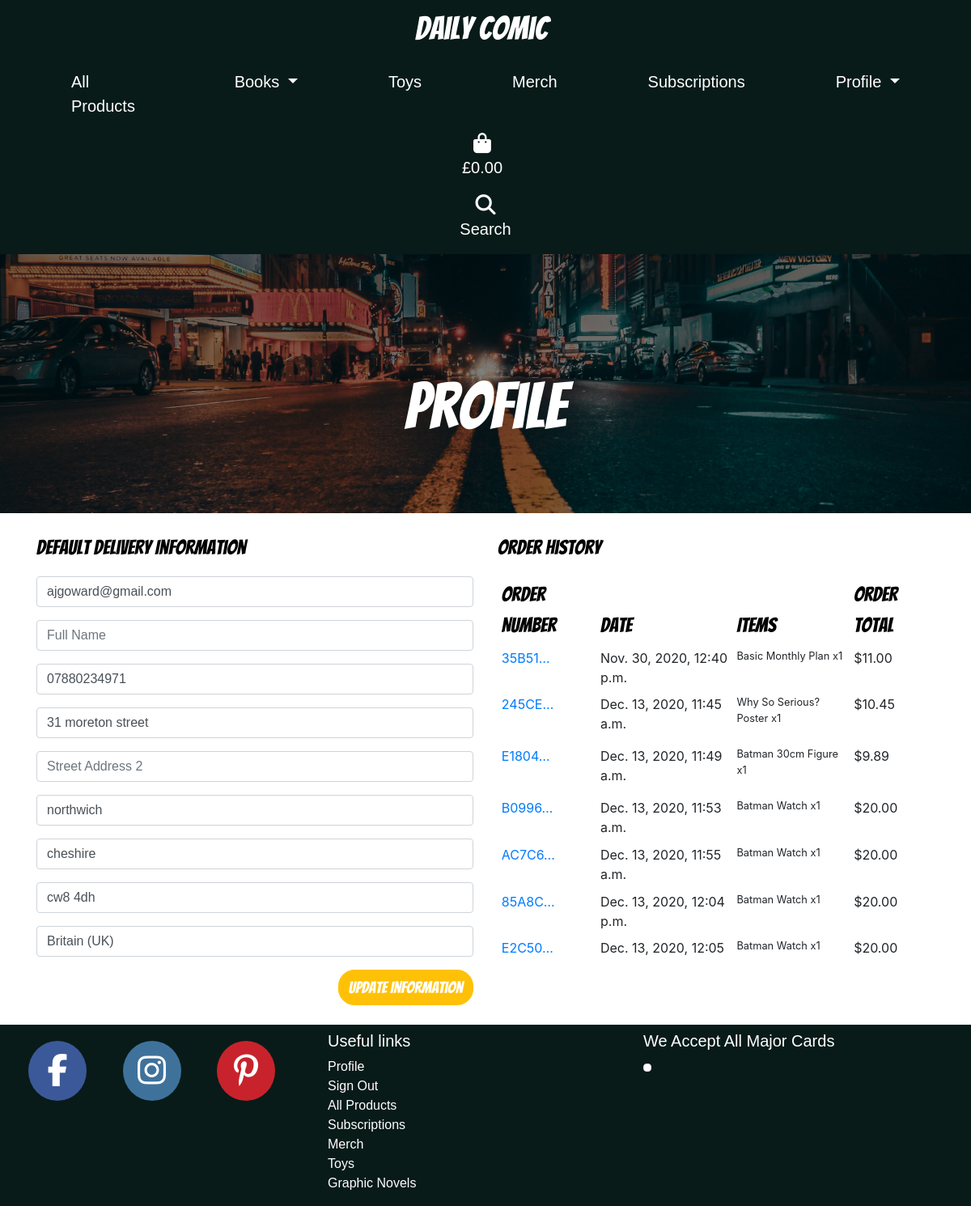
/profile/ (signed in), run on the app's committed database.
### profiles/models.py (models this page shows, shortened)
class  Userprofiles(models.Model):
    user = models.OneToOneField(User, on_delete=models.CASCADE)
    default_email = models.CharField(max_length=80,
                                               null=True, blank=True)
    default_full_name = models.CharField(max_length=80,
                                               null=True, blank=True)
    default_phone_number = models.CharField(max_length=20,
                                            null=True, blank=True)
    default_street_address1 = models.CharField(max_length=80,
                                               null=True, blank=True)
    default_street_address2 = models.CharField(max_length=80,
                                               null=True, blank=True)
    default_town_or_city = models.CharField(max_length=40,
                                            null=True, blank=True)
    default_county = models.CharField(max_length=80,
                                      null=True, blank=True)
    default_postcode = models.CharField(max_length=20,
                                        null=True, blank=True)
    default_country = CountryField(blank_label='Country',
                                   null=True, blank=True)

### checkout/models.py (models this page shows, shortened)
class Order(models.Model):
    order_number = models.CharField(max_length=32, null=False, editable=False)
    user_profile = models.ForeignKey(
        Userprofiles, on_delete=models.SET_NULL, null=True,
        blank=True, related_name='orders')
    full_name = models.CharField(max_length=50, null=False, blank=False)
    email = models.EmailField(max_length=254, null=False, blank=False)
    phone_number = models.CharField(max_length=20, null=False, blank=False)
    country = CountryField(blank_label="Country *", null=False, blank=False)
    postcode = models.CharField(max_length=20, null=True, blank=True)
    town_or_city = models.CharField(max_length=40, null=False, blank=False)
    street_address1 = models.CharField(max_length=80, null=False, blank=False)
    street_address2 = models.CharField(max_length=80, null=True, blank=True)
    county = models.CharField(max_length=80, null=True, blank=True)
    date = models.DateTimeField(auto_now_add=True)
    delivery_cost = models.DecimalField(
        max_digits=6, decimal_places=2, null=False, default=0)
    order_total = models.DecimalField(
        max_digits=10, decimal_places=2, null=False, default=0)
    grand_total = models.DecimalField(
        max_digits=10, decimal_places=2, null=False, default=0)
    original_bag = models.TextField(null=False, blank=False, default='')
    stripe_pid = models.CharField(
        max_length=254, null=False, blank=False, default='')

class OrderLineItem(models.Model):
    order = models.ForeignKey(
        Order, null=False, blank=False, on_delete=models.CASCADE, related_name='lineitems')
    product = models.ForeignKey(
        Product, null=False, blank=False, on_delete=models.CASCADE)
    sub_id = models.CharField(max_length=254, blank=True)
    product_size = models.CharField(
        max_length=2, null=True, blank=True)  # XS, S, M, L, XL
    quantity = models.IntegerField(null=False, blank=False, default=0)
    lineitem_total = models.DecimalField(
        max_digits=6, decimal_places=2,
        null=False, blank=False, editable=False)

### products/models.py (models this page shows, shortened)
class Product(models.Model):
    category = models.ForeignKey(
        'Category', null=True, blank=True, on_delete=models.SET_NULL)
    sku = models.CharField(max_length=254, blank=True)
    name = models.CharField(max_length=254)
    universe = models.CharField(max_length=254, blank=True)
    hero = models.CharField(max_length=254, blank=True)
    author = models.CharField(max_length=254, blank=True)
    artist = models.CharField(max_length=254, blank=True)
    publishedby = models.CharField(max_length=254, blank=True)
    description = models.TextField()
    has_sizes = models.BooleanField(default=False, null=True, blank=True)
    is_subscription = models.BooleanField(default=False, null=True, blank=True)
    sub_id = models.CharField(max_length=254, blank=True)
    rrp = models.DecimalField(max_digits=6, decimal_places=2)
    price = models.DecimalField(max_digits=6, decimal_places=2)
    image_url = models.URLField(
        max_length=1024, blank=True)
    image = models.ImageField(blank=True)

### profiles/views.py (the view)
# urls.py: path('', views.theProfile, name='theprofile'),
def theProfile(request):
    profile = get_object_or_404(Userprofiles, user=request.user)
    if request.method == 'POST':
        form = ProfileForm(request.POST, instance=profile)
        if form.is_valid():
            form.save()
            messages.success(
                request, 'Successfully updated your details!')
    orders = profile.orders.all()
    template = 'profiles/theprofile.html'
    form = ProfileForm(instance=profile)
    context = {
        'form': form,
        'orders': orders,
        'on_profile': True,
    }
    return render(request, template, context)

### profiles/forms.py
class ProfileForm(forms.ModelForm):
    class Meta:
        model = Userprofiles
        exclude = ('user',)
    def __init__(self, *args, **kwargs):
        super().__init__(*args, **kwargs)
        placeholders = {
            'default_email': 'email',
            'default_full_name': 'Full Name',
            'default_phone_number': 'Phone Number',
            'default_country': 'Country',
            'default_postcode': 'Postal Code',
            'default_town_or_city': 'Town or City',
            'default_street_address1': 'Street Address 1',
            'default_street_address2': 'Street Address 2',
            'default_county': 'County',
        }
        self.fields['default_phone_number'].widget.attrs['autofocus'] = True
        for field in self.fields:
            if self.fields[field].required:
                placeholder = f'{placeholders[field]} *'
            else:
                placeholder = placeholders[field]
            self.fields[field].widget.attrs['placeholder'] = placeholder
            self.fields[field].widget.attrs['class'] = ''
            self.fields[field].label = False

### bag/contexts.py (called while the page is built, shortened)
def basket_contents(request):
    bag_items = []
    total = 0
    product_count = 0
    bag = request.session.get('bag', {})
    if total < settings.FREE_DELIVERY_THRESHOLD:
        delivery = total * Decimal(settings.STANDARD_DELIVERY_PERCENTAGE / 100)
        free_delivery_delta = settings.FREE_DELIVERY_THRESHOLD - total
    else:
        delivery = 0
        free_delivery_delta = 0
    grand_total = delivery + total
    context = {
        'bag_items': bag_items,
        'total': total,
        'product_count': product_count,
        'delivery': delivery,
        'free_delivery_delta': free_delivery_delta,
        'free_delivery_threshold': settings.FREE_DELIVERY_THRESHOLD,
        'grand_total': grand_total,
    }
    return context

### profiles/templates/profiles/theprofile.html (shortened to what this page needs)
{% extends "base.html" %}
{% load static %}
{% block extra_css %}
    <link rel="stylesheet" href="{% static 'profiles/css/profiles.css' %}">
{% endblock %}
{% block content %}
    <div class="hero-image1">
	<div class="hero-text">
    <h1>Profile</h1>
	</div>
</div>
<div class="container warpper">
	<div class="row mb-4">
		<div class="col-12 col-lg-6 mt-4">
			<p class="product-title">Default Delivery Information</p>
			<form class="mt-3 product-text" action="{% url 'theprofile' %}" method="POST" id="profile-update-form">
				{{ form|crispy }}
				<button class="btn btn-warning produtPageButton float-right">Update Information</button>
			</form>
		</div>
		<div class="col-12 col-lg-6 mt-4 mb-4">
			<p class="product-title">Order History</p>
			<div class="order-history table-responsive">
				<table class="table table-sm table-borderless">
					<thead class="product-title table-head">
						<tr>
							<th>Order Number</th>
							<th>Date</th>
							<th>Items</th>
							<th>Order Total</th>
						</tr>
					</thead>
					<tbody>
				 {% for order in orders %}
                                <tr>
                                    <td>
                                        <a href="{% url 'order_history' order.order_number %}"
                                        title="{{ order.order_number }}">
                                            {{ order.order_number|truncatechars:6 }}
                                        </a>
                                    </td>
                                    <td>{{ order.date }}</td>
                                    <td>
                                        <ul class="list-unstyled">
                                            {% for item in order.lineitems.all %}
                                                <li class="small">
                                                    {{ item.product.name }} x{{ item.quantity }}
                                                </li>
                                            {% endfor %}
                                        </ul>
                                    </td>
                                    <td>${{ order.grand_total }}</td>
                                </tr>
                            {% endfor %}
                        </tbody>
                    </table>
                </div>
            </div>
</div>
</div>
{% endblock %}

### static/css/base.css (style rules this page uses)
html { height: 100%; }
body, html { height: 100%; margin: 0; }
h1 { font-family: 'Bangers', sans-serif; font-size: 80px; }
.hero-image1 { background-image: linear-gradient(rgba(0, 0, 0, 0.5), rgba(0, 0, 0, 0.5)), url("/media/street.jpg"); height: 40%; background-color: black; background-position: center; background-repeat: no-repeat; background-size: cover; position: relative; }
.hero-text { text-align: center; position: absolute; top: 60%; left: 50%; transform: translate(-50%, -50%); color: white; }
.product-text { font-family: 'Playfair',sans-serif; font-size: 20px; }
.product-title { font-family: 'Bangers',sans-serif; font-size: 25px; color: black !important; }
.produtPageButton { color: #ffff !important; border-radius: 20px; font-family: 'Bangers',sans-serif; font-size: 20px; cursor: pointer; }
.form-group select { -webkit-appearance:none; }

### profiles/static/profiles/css/profiles.css (style rules this page uses)
th { font-weight: normal; }
.order-history { max-height: 468px; overflow-y: auto; }

### data on the page
Userprofiles: default_email "ajgoward@gmail.com", default_phone_number "07880234971", default_street_address1 "31 moreton street", default_town_or_city "northwich", default_county "cheshire", default_postcode "cw8 4dh", default_country "Britain (UK)"
Order: order_number "35B51…", date "Nov. 30, 2020, 12:40 p.m.", grand_total "11.00"
OrderLineItem: product.name "Basic Monthly Plan", quantity "1"
Order: order_number "245CE…", date "Dec. 13, 2020, 11:45 a.m.", grand_total "10.45"
OrderLineItem: product.name "Why So Serious? Poster", quantity "1"
Order: order_number "E1804…", date "Dec. 13, 2020, 11:49 a.m.", grand_total "9.89"
OrderLineItem: product.name "Batman 30cm Figure", quantity "1"
Order: order_number "B0996…", date "Dec. 13, 2020, 11:53 a.m.", grand_total "20.00"
OrderLineItem: product.name "Batman Watch", quantity "1"
Order: order_number "AC7C6…", date "Dec. 13, 2020, 11:55 a.m.", grand_total "20.00"
OrderLineItem: product.name "Batman Watch", quantity "1"
Order: order_number "85A8C…", date "Dec. 13, 2020, 12:04 p.m.", grand_total "20.00"
OrderLineItem: product.name "Batman Watch", quantity "1"
Order: order_number "E2C50…", date "Dec. 13, 2020, 12:05…", grand_total "20.00"
OrderLineItem: product.name "Batman Watch", quantity "1"
